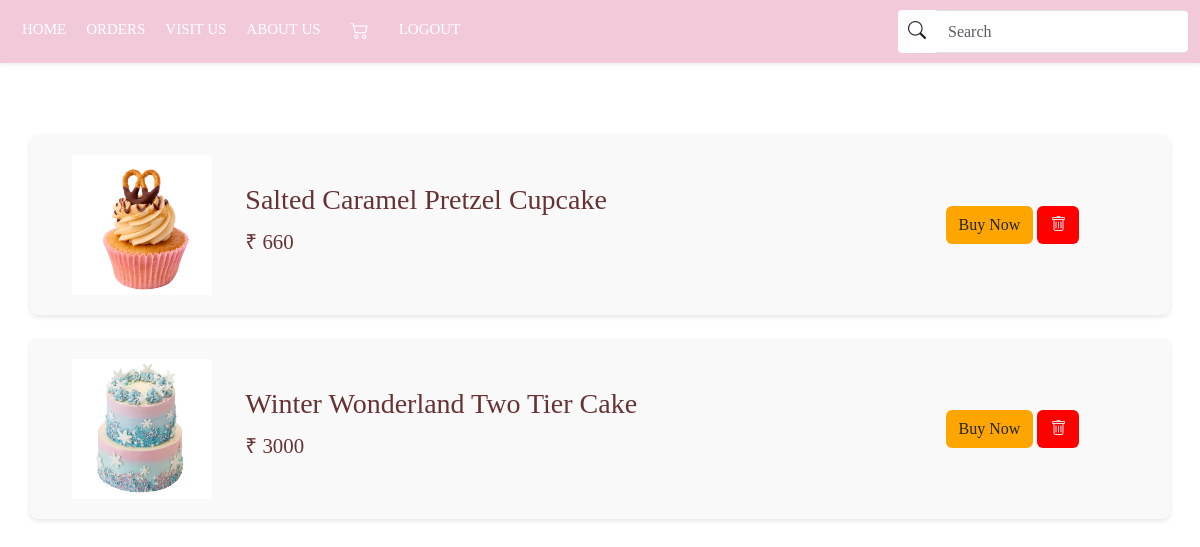
Before: /cart_display (signed in) with the older database file.
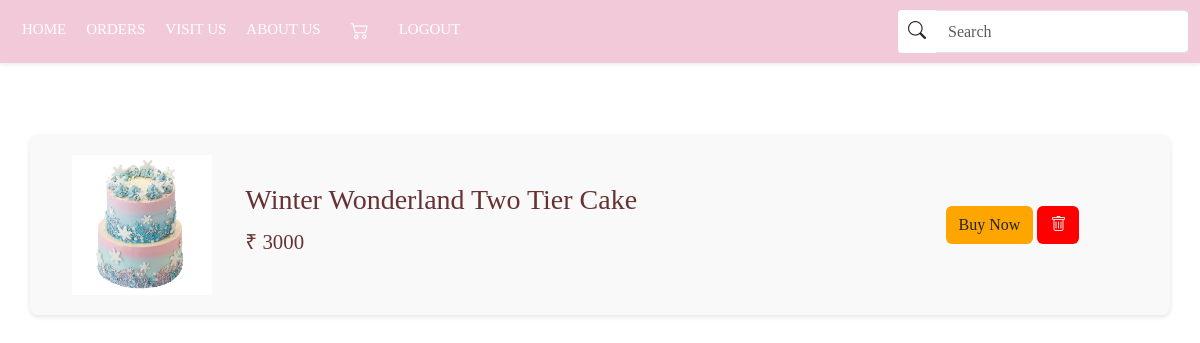
After: the same page with the newer database file.
### app/models.py (models this page shows, shortened)
class Cart(models.Model):
    user=models.ForeignKey(User,on_delete=models.CASCADE)
    cake=models.ForeignKey(Cake,on_delete=models.CASCADE)

class Cake(models.Model):
    name=models.CharField(max_length=100)
    price=models.IntegerField()
    img=models.FileField()
    quantity=models.TextField()
    colour=models.TextField()
    category=models.ForeignKey(Category,on_delete=models.CASCADE)
    description=models.TextField()

### app/views.py (the view)
# urls.py: path('cart_display',views.cart_display),
def cart_display(req):
    user=User.objects.get(username=req.session['user'])
    data=Cart.objects.filter(user=user)
    return render(req,'user/cart_display.html',{'data':data})

### templates/user/cart_display.html (shortened to what this page needs)
<!DOCTYPE html>
<html lang="en">
<head>
    {% load static %}
    <link rel="stylesheet" href="{% static '/css/home.css' %}">
    <link rel="stylesheet" href="https://cdn.jsdelivr.net/npm/bootstrap-icons@1.11.3/font/bootstrap-icons.min.css">
    <link href="https://cdn.jsdelivr.net/npm/bootstrap@5.3.3/dist/css/bootstrap.min.css" rel="stylesheet">
</head>
<body>
    <nav class="navbar navbar-expand-sm navbar-light shadow-sm" style="background-color:#f1c9d9 ;" >
        <div class="container-fluid">
            <div class="collapse navbar-collapse" id="navbarNav">
                <ul class="navbar-nav me-auto mb-2 mb-sm-0">
                    <li class="nav-item">
                        <a class="nav-link active" aria-current="page" href="javascript:void(0)">HOME</a>
                    </li>
                    <li class="nav-item">
                      <a class="nav-link" href="user_view_bookings">ORDERS</a>
                    </li>
                    <li class="nav-item">
                        <a class="nav-link" href="visit_us">VISIT US</a>
                    </li>
                    <li class="nav-item">
                        <a class="nav-link" href="about_us">ABOUT US</a>
                    </li>
                    <li class="nav-item">
                      <a class="nav-link" href="cart_display">
                        <i style="color:white; font-weight: bolder; font-size: 18px;" class="bi bi-cart2"></i>
                      </a>
                   </li>
                    <li class="nav-item">
                      <a class="nav-link" href="logout">LOGOUT</a>
                  </li>
                </ul>
                <form class="d-flex" role="search" action="{% url 'search' %}" method="POST">
                    <div class="input-group">
                        <button class="btn " type="submit" style="background-color: white;">
                            <i class="bi bi-search"></i>
                        </button>
                        <input class="form-control" type="text" placeholder="Search" aria-label="Search"id="search" data-aos="fade-down" data-aos-duration="1500" data-aos-delay="200"
                        class="form-control me-2"
                        aria-label="Search" name="searched">
                    </div>
                </form>
            </div>
        </div>
    </nav>
    <br>
    <div class="container my-5">
        <div class="row">
            {% for cart_obj in data %}
            <div class="col-12 mb-4">
                <div class="row align-items-center cart-item">
                    <div class="col-4 col-md-3 col-lg-2">
                        <img src="{{ cart_obj.cake.img.url }}" alt="{{ cart_obj.cake.name }}" class="img-fluid cart-item-img">
                    </div>
                    <div class="col-8 col-md-6 col-lg-7">
                        <h5 class="cart-item-title">{{ cart_obj.cake.name }}</h5>
                        <p class="cart-item-price">₹ {{ cart_obj.cake.price }}</p>
                    </div>
                    <div class="col-12 col-md-4 col-lg-3 text-center text-md-right">
                        <a href="../buy_pro/{{ cart_obj.cake.pk }}" class="btn" style="background-color: orange;">Buy Now</a>
                        <a href="../delete_cart/{{ cart_obj.pk }}" class="btn" style="background-color: red;color: #e2e2e2;">
                            <i class="bi bi-trash"></i>
                        </a>
                    </div>
                </div>
            </div>
            {% endfor %}
        </div>
    </div>
</body>
</html>

Changed rows visible on the page:
removed Cart: cake.img (picture), cake.name "Salted Caramel Pretzel Cupcake", cake.price "660"
